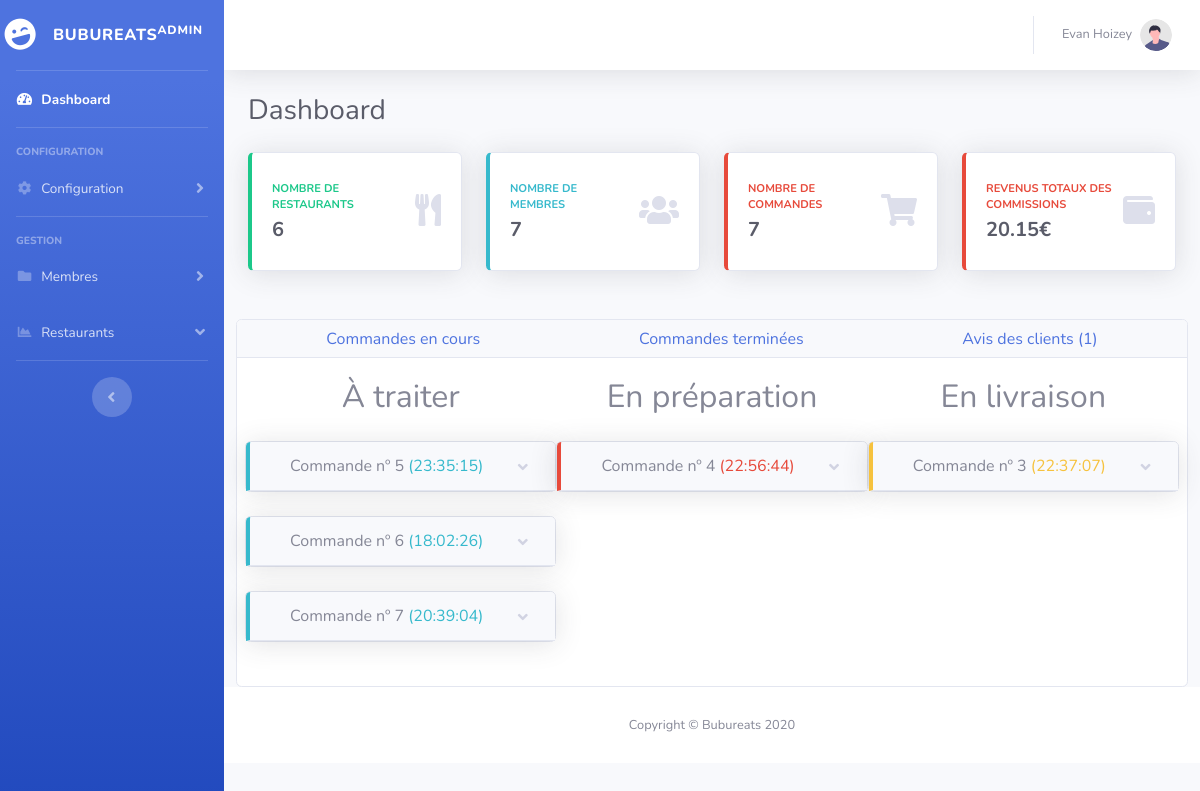
The app's page /admin/ (signed in) with its own data.
### tables this page shows
CREATE TABLE `commandes` (
  `id` int(11) NOT NULL,
  `plats` text NOT NULL,
  `nombre_plats` int(11) NOT NULL,
  `total_ht` float NOT NULL,
  `montant_commission` float DEFAULT NULL,
  `id_client` int(11) NOT NULL,
  `id_restaurant` int(11) NOT NULL,
  `date_commande` timestamp NOT NULL DEFAULT CURRENT_TIMESTAMP,
  `statut` varchar(254) NOT NULL
);

### includes/functions.php (called while the page is built, shortened)
<?php
function db_query($query, $callback=null){
    global $bdd;
    $results = [];
    foreach($bdd->query($query) as $row) {
        $results[] = $row;
    }
    return $results;
}
function db_get($table, $id=null, $column = 'id', $callback=null){
    global $bdd;
    $results = [];
    $q = "SELECT * FROM $table";
    if (!is_null($id)){
        $q .= " WHERE $column = '$id'";
    }
    foreach($bdd->query($q) as $row) {
        if(function_exists($callback)){
            $row = $callback($row);
        }
        $results[] = $row;
    }
    return $results;
}
function parse($template_name, $data) {
    $template = file_get_contents(ROOT . '/vues/' . $template_name);
    $template = preg_replace_callback(
        '/(\{\{([$a-zA-Z0-9_]+)\}\})/',
        function ($matches) use ($data) {
            if(preg_match('/^\$([a-zA-Z_]+)/', $matches[2], $matches2)){
                return constant($matches2[1]);
            }
            return $data[$matches[2]];
        },
        $template
    );
    return $template;
}
function get_commissions($table){
    $commissions = 0;
    $commandes = db_get($table);
    foreach($commandes as $commande){
        $commissions += $commande['montant_commission'];
    }
    return $commissions;
}
function get_commandes($statut){
    $commandes = db_get('commandes', $statut, 'statut', 'get_commande_details');
    return $commandes;
}
function get_commande_details($commande){
    $commande['client'] = db_get('membres', $commande['id_client'])[0];
    $commande['nom_client'] = $commande['client']['nom'] . " " . $commande['client']['prenom'];
    $commande['restaurant'] = db_get('restaurants', $commande['id_restaurant'])[0];
    $commande['nom_restaurant'] = $commande['restaurant']['nom'];
    $commande['mail'] = $commande['restaurant']['email'];
    $commande['prix'] = ($commande['total_ht'] + $commande['montant_commission']);
    $commande['is_atraiter'] =  $commande['statut'] == 'atraiter' ? ' checked' : null;
    $commande['is_enpreparation'] =  $commande['statut'] == 'enpreparation' ? ' checked' : null;
    $commande['is_enlivraison'] =  $commande['statut'] == 'enlivraison' ? ' checked' : null;
    $commande['is_terminee'] =  $commande['statut'] == 'terminee' ? ' checked' : null;
    $livraison = heure_livraison($commande['date_commande']);
    $commande['heure_livraison'] = $livraison['heure_livraison'];
    $commande['liste_plats'] = '';
    foreach(json_decode($commande['plats'], true) as $plat) {
        $commande['liste_plats'] .= parse('admin/plats-card-statut.html', $plat);
    }
    $commande['liste_plats_client'] = '';
    foreach(json_decode($commande['plats'], true) as $plat) {
        $plat['id_client'] = $commande['id_client'];
        $note = db_query("SELECT * FROM notes WHERE id_client = " . $commande['id_client'] . " AND id_plat = " . $plat['id']);
        if(count($note) > 0){
            $n = (int)$note[0]['note'];
            for ($i=1; $i < 6; $i++) {
                $plat['is_on_' . $i] = $i <= $n ? ' text-success' : null;
            }
            $commande['liste_plats_client'] .= parse('plats_liste_note.html', $plat);
        }
        else{
            $commande['liste_plats_client'] .= parse('plats_liste.html', $plat);
        }
    }
    return $commande;
}
function heure_livraison($datetime){
    $d = new DateTime($datetime);
    $heure_commande = $d->format('H:i:s');
    $date_commande = $d->format('d/m/Y');
    $d->add(new DateInterval('PT' . TEMPS_LIVRAISON . 'M'));
    $date_livraison = $d->format('d/m/Y');
    $heure_livraison = $d->format('H:i:s');
    $livraison = [
        'heure_commande' => $heure_commande,
        'date_commande' => $date_commande,
        'heure_livraison' => $heure_livraison,
        'date_livraison' => $date_livraison,
    ];
    return $livraison;
}

### admin/includes/controller.php (called while the page is built, shortened)
<?php
$requested_page = isset($_GET['page']) ? $_GET['page'] : null;
switch($requested_page){
    default:
        $restaurants = db_get('restaurants');
        $membres = db_get('membres');
        $commandes = db_get('commandes');
        $avis = db_get('avis');
        $total_commissions = get_commissions('commandes');
        $stats = [
            'nb_restaurants' => count($restaurants),
            'nb_membres' => count($membres),
            'nb_commandes' => count($commandes),
            'nb_avis' => count($avis),
            'total_commissions' => $total_commissions . "€",
            'commandes_atraiter' => get_commandes('atraiter'),
            'commandes_enpreparation' => get_commandes('enpreparation'),
            'commandes_enlivraison' => get_commandes('enlivraison'),
            'commandes_terminees' => get_commandes('terminee'),
        ];
        break;
}

### admin/pages/dashboard.php (the view, shortened to what this page needs)
<div class="d-sm-flex align-items-center justify-content-between mb-4">
    <h1 class="h3 mb-0 text-gray-800">Dashboard</h1>
</div>
<div class="row">
    <?php
    echo parse('admin/stats-total.html', [
        'total' => $stats['nb_restaurants'],
        'titre' => 'Nombre de restaurants',
        'icon_class' => 'fas fa-utensils',
        'color' => 'success'
    ]);
    echo parse('admin/stats-total.html', [
        'total' => $stats['nb_membres'],
        'titre' => 'Nombre de membres',
        'icon_class' => 'fas fa-users',
        'color' => 'info'
    ]);
    echo parse('admin/stats-total.html', [
        'total' => $stats['nb_commandes'],
        'titre' => 'Nombre de commandes',
        'icon_class' => 'fas fa-shopping-cart',
        'color' => 'danger'
    ]);
    echo parse('admin/stats-total.html', [
        'total' => $stats['total_commissions'],
        'titre' => 'Revenus totaux des commissions',
        'icon_class' => 'fas fa-wallet',
        'color' => 'danger'
    ]);
    ?>
<div class="card mt-4 w-100" id="accordion">
    <div class="card-header pt-0">
        <ul class="nav nav-tabs card-header-tabs nav-pills nav-fill ">
        <li class="nav-item">
            <button class="btn btn-link" data-toggle="collapse" data-target="#encours" aria-expanded="true" aria-controls="encours">
                Commandes en cours
            </button>
        </li>
        <li class="nav-item">
            <button class="btn btn-link collapsed" data-toggle="collapse" data-target="#terminees" aria-expanded="false" aria-controls="terminees">
                Commandes terminées
            </button>
        </li>
        <li class="nav-item">
            <button class="btn btn-link collapsed" data-toggle="collapse" data-target="#avis" aria-expanded="false" aria-controls="avis">
                Avis des clients (<? echo $stats['nb_avis'];?>)
            </button>
        </li>
        </ul>
    </div>
    <div class="card-body">
        <div id="encours" class="collapse show" aria-labelledby="headingOne" data-parent="#accordion">
            <div class="row">
                <div class="col-md-4">
                    <h2 class="text-center">À traiter</h2>
                <?php
                foreach ($stats['commandes_atraiter'] as $commande) {
                    $commande['color'] = 'info';
                    echo parse('admin/commandes-cards.html', $commande);
                }
                ?>
                </div>
                <div class="col-md-4">
                    <h2 class="text-center">En préparation</h2>
                <?php
                foreach ($stats['commandes_enpreparation'] as $commande) {
                    $commande['color'] = 'danger';
                    echo parse('admin/commandes-cards.html', $commande);
                }
                ?>
                </div>
                <div class="col-md-4">
                    <h2 class="text-center">En livraison</h2>
                <?php
                foreach ($stats['commandes_enlivraison'] as $commande) {
                    $commande['color'] = 'warning';
                    echo parse('admin/commandes-cards.html', $commande);
                }
                ?>
                </div>
            </div>
        </div>
    </div>
</div>

### records on screen
commandes: parse('admin/commandes-cards.html', $commande) "Commande nº 5 (23:35:15)"
commandes: parse('admin/commandes-cards.html', $commande) "Commande nº 6 (18:02:26)"
commandes: parse('admin/commandes-cards.html', $commande) "Commande nº 7 (20:39:04)"
commandes: parse('admin/commandes-cards.html', $commande) "Commande nº 4 (22:56:44)"
commandes: parse('admin/commandes-cards.html', $commande) "Commande nº 3 (22:37:07)"

### other values on screen
$_SESSION['admin']['prenom'] "Evan"
$_SESSION['admin']['nom'] "Hoizey"
$stats['nb_avis'] "1"
